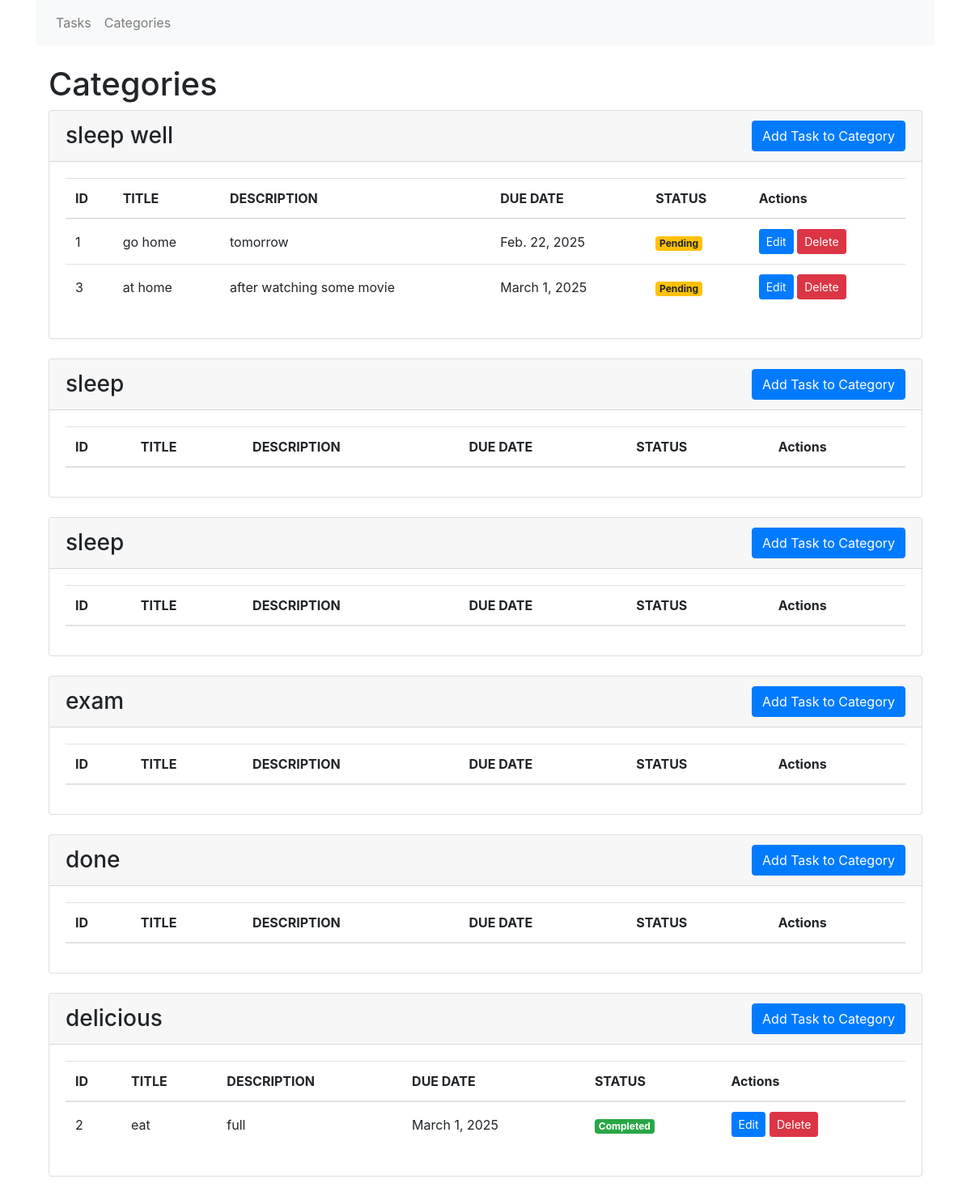
Page /categories/ on the committed database.
### todos/models.py (models this page shows, shortened)
class TodoList(models.Model):
    title = models.CharField(max_length=100)
    description = models.CharField(max_length=255, blank=True, null=True)

class Todo(models.Model):
    title = models.CharField(max_length=100)
    description = models.CharField(max_length=255, blank=True, null=True)
    due_date = models.DateField()
    status = models.BooleanField(default=False)
    todo_list = models.ForeignKey(TodoList, on_delete=models.CASCADE, related_name='todos', null=True, blank=True)

### todos/views.py (the view)
# urls.py: path('categories/', views.CategoryListView.as_view(), name='category-list'),
class CategoryListView(ListView):
    model = TodoList
    template_name = 'todos/categories.html'
    context_object_name = 'categories'

### todos/templates/todos/categories.html
{% extends 'todos/base.html' %}
{% block content %}
<div class="container">
    <h1>Categories</h1>
    {% for category in categories %}
        <div class="card mb-4">
            <div class="card-header d-flex justify-content-between align-items-center">
                <h3 class="mb-0">{{ category.title }}</h3>
                <a href="{% url 'create-todo-for-category' category.id %}" class="btn btn-primary">Add Task to Category</a>
            </div>
            <div class="card-body">
                <table class="table">
                    <thead>
                        <tr>
                            <th>ID</th>
                            <th>TITLE</th>
                            <th>DESCRIPTION</th>
                            <th>DUE DATE</th>
                            <th>STATUS</th>
                            <th>Actions</th>
                        </tr>
                    </thead>
                    <tbody>
                        {% for todo in category.todos.all %}
                        <tr>
                            <td>{{ todo.id }}</td>
                            <td>{{ todo.title }}</td>
                            <td>{{ todo.description }}</td>
                            <td>{{ todo.due_date }}</td>
                            <td>
                                {% if todo.status %}
                                    <span class="badge badge-success">Completed</span>
                                {% else %}
                                    <span class="badge badge-warning">Pending</span>
                                {% endif %}
                            </td>
                            <td>
                                <a href="{% url 'edit-todo' todo.id %}" class="btn btn-primary btn-sm">Edit</a>
                                <a href="{% url 'delete-todo' todo.id %}" class="btn btn-danger btn-sm">Delete</a>
                            </td>
                        </tr>
                        {% endfor %}
                    </tbody>
                </table>
            </div>
        </div>
    {% endfor %}
</div>
{% endblock %}

### todos/templates/todos/base.html (shortened to what this page needs)
<!DOCTYPE html>
<html lang="en">
<head>
    <link href="https://stackpath.bootstrapcdn.com/bootstrap/4.5.2/css/bootstrap.min.css" rel="stylesheet">
</head>
<body>
    <div class="container">
        <nav class="navbar navbar-expand-lg navbar-light bg-light mb-4">
            <div class="navbar-nav">
                <a class="nav-item nav-link" href="{% url 'todo-list' %}">Tasks</a>
                <a class="nav-item nav-link" href="{% url 'category-list' %}">Categories</a>
            </div>
        </nav>
        {% block content %}
        {% endblock %}
    </div>
</body>
</html>

### todos/templates/todos/base.html (style rules this page uses)
.table td, .table th { vertical-align: middle; }

### rows in the picture
TodoList: title "sleep well"
Todo: id "1", title "go home", description "tomorrow", due_date "Feb. 22, 2025", status "Pending"
Todo: id "3", title "at home", description "after watching some movie", due_date "March 1, 2025", status "Pending"
TodoList: title "sleep"
TodoList: title "sleep"
TodoList: title "exam"
TodoList: title "done"
TodoList: title "delicious"
Todo: id "2", title "eat", description "full", due_date "March 1, 2025", status "Completed"
